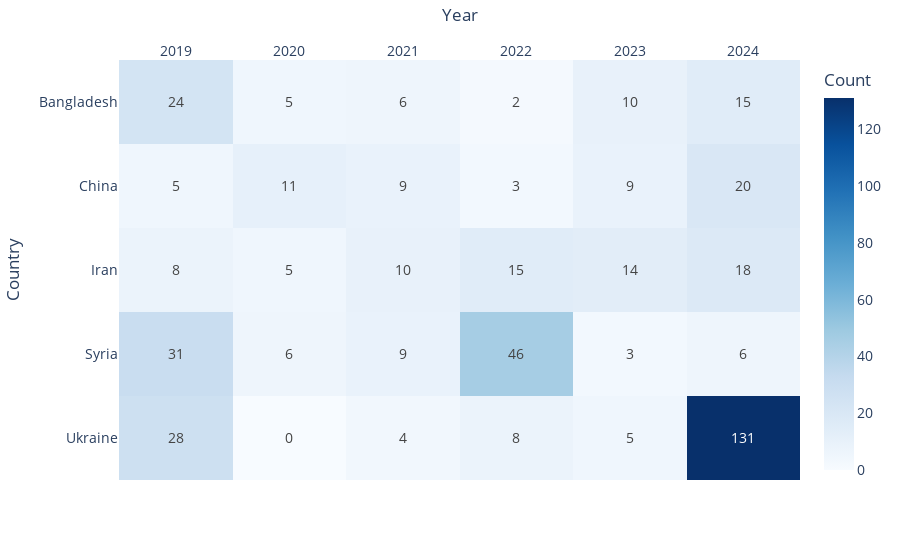

This figure's notebook cell:
### Markdown cell above
## 7. A34(1) Refusals – Country Patterns
In the refusal dataset, a few things stood out:

- Ukraine had a massive spike in 2024 — 131 refusals, compared to just 5 in 2023.

- Syria had the most refusals in 2019 and 2022.

- China peaked in 2024, while Bangladesh spiked in 2019.

- Iran’s refusals have been fairly steady since 2022.

But most countries have relatively low A34(1) refusal counts overall, so we can’t read too much into year-to-year changes, except for Ukraine, where the 2024 jump is clearly significant.

### Code cell
country_counts = ref.groupby('country')['count'].sum().sort_values(ascending=False)

# --- 2. Get top 5 countries by total count ---
top_countries = country_counts.head(5).index.tolist()

# --- 3. Filter original dataframe for those countries ---
df_top = ref[ref['country'].isin(top_countries)]

# --- 4. Create pivot table for heatmap ---
heatmap_data = df_top.pivot_table(index='country', columns='year', values='count', aggfunc='sum', fill_value=0)

# --- 5. Create heatmap using Plotly ---
fig = px.imshow(
    heatmap_data,
    text_auto=True,
    color_continuous_scale='Blues',
    aspect='auto',
    labels=dict(x="Year", y="Country", color="Count")
)

fig.update_layout(
    title_x=0.5,
    font=dict(size=14),
    xaxis=dict(side='top')
)

fig.show()

### Figure 1 — Plotly figure (JSON) as saved in the notebook; plotly's stock layout.template omitted (floating-point values rounded to 4 significant figures)
{"data": [{"coloraxis": "coloraxis", "hovertemplate": "Year: %{x}<br>Country: %{y}<br>Count: %{z}<extra></extra>", "name": "0", "texttemplate": "%{z}", "type": "heatmap", "x": [2019, 2020, 2021, 2022, 2023, 2024], "xaxis": "x", "y": ["Bangladesh", "China", "Iran", "Syria", "Ukraine"], "yaxis": "y", "z": [[24, 5, 6, 2, 10, 15], [5, 11, 9, 3, 9, 20], [8, 5, 10, 15, 14, 18], [31, 6, 9, 46, 3, 6], [28, 0, 4, 8, 5, 131]]}], "layout": {"coloraxis": {"colorbar": {"title": {"text": "Count"}}, "colorscale": [[0, "rgb(247,251,255)"], [0.125, "rgb(222,235,247)"], [0.25, "rgb(198,219,239)"], [0.375, "rgb(158,202,225)"], [0.5, "rgb(107,174,214)"], [0.625, "rgb(66,146,198)"], [0.75, "rgb(33,113,181)"], [0.875, "rgb(8,81,156)"], [1, "rgb(8,48,107)"]]}, "font": {"size": 14}, "margin": {"t": 60}, "title": {"x": 0.5}, "xaxis": {"anchor": "y", "domain": [0, 1], "side": "top", "title": {"text": "Year"}}, "yaxis": {"anchor": "x", "autorange": "reversed", "domain": [0, 1], "title": {"text": "Country"}}}}
